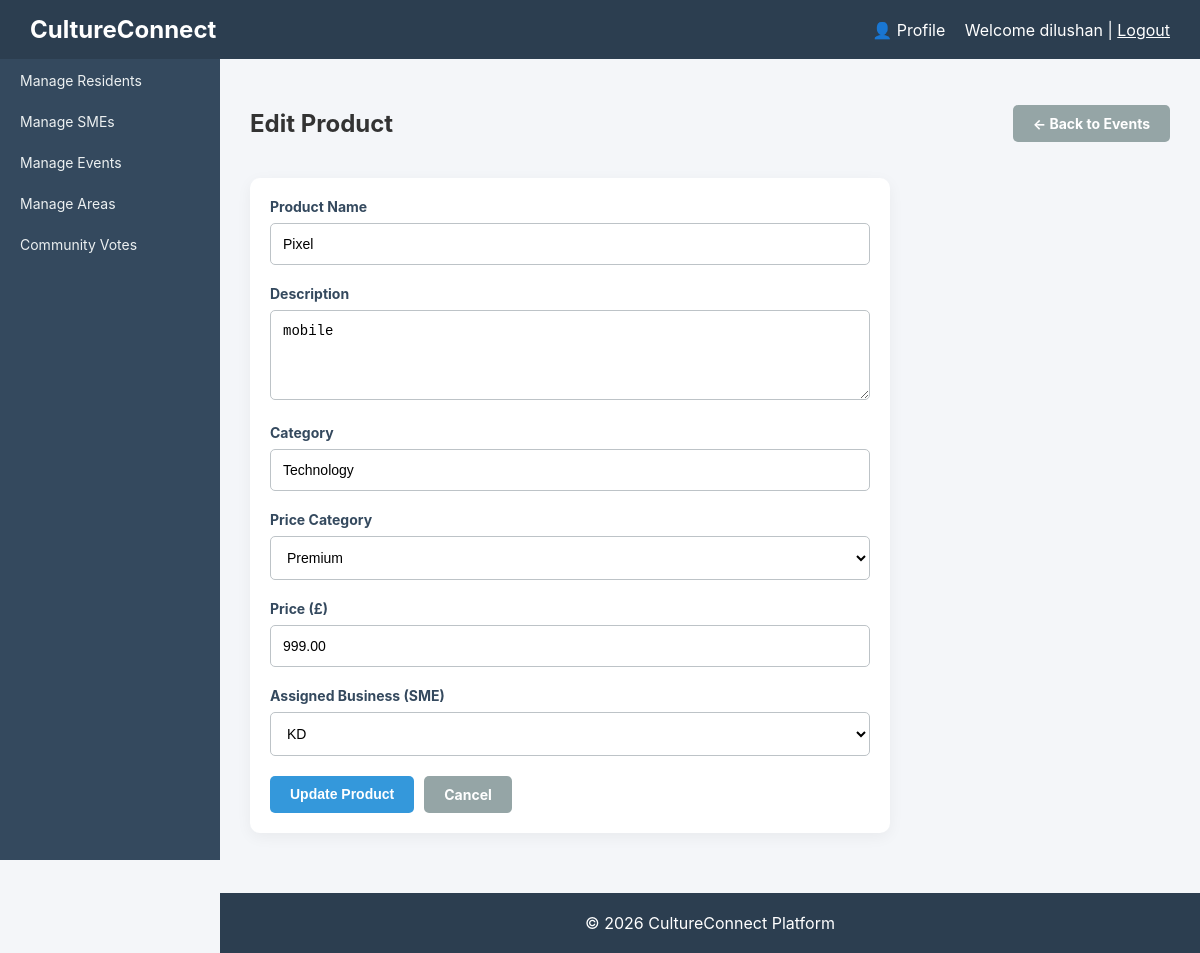
The page /products/edit?id=4 (signed in) on the database its author committed.
### tables this page shows
CREATE TABLE `products` (
  `id` int(11) NOT NULL,
  `sme_id` int(11) DEFAULT NULL,
  `name` varchar(150) DEFAULT NULL,
  `description` text DEFAULT NULL,
  `category` varchar(100) DEFAULT NULL,
  `price_category` enum('Affordable','Moderate','Premium') DEFAULT NULL,
  `price` decimal(10,2) DEFAULT NULL,
  `availability` tinyint(1) DEFAULT 1,
  `created_at` timestamp NOT NULL DEFAULT current_timestamp()
);

CREATE TABLE `smes` (
  `id` int(11) NOT NULL,
  `business_name` varchar(150) DEFAULT NULL,
  `contact_email` varchar(100) DEFAULT NULL,
  `phone` varchar(20) DEFAULT NULL,
  `portfolio_link` varchar(255) DEFAULT NULL,
  `created_at` timestamp NOT NULL DEFAULT current_timestamp()
);

### index.php (called while the page is built)
<?php
    require_once 'router.php';
?>

### models/Product.php (called while the page is built, shortened)
<?php
require_once $_SERVER['DOCUMENT_ROOT'] . '/cultureconnect/config/database.php';
class Product {
    private $conn;
    private $table_name = "products";
    public $id;
    public function __construct() {
        $database = new Database();
        $this->conn = $database->getConnection();
    }
    public function readOne() {
        $query = "SELECT * FROM " . $this->table_name . " WHERE id = :id LIMIT 1";
        $stmt = $this->conn->prepare($query);
        $stmt->bindParam(':id', $this->id);
        $stmt->execute();
        return $stmt;
    }
}
?>

### config/database.php (called while the page is built, shortened)
<?php
class Database {
    private $host = "localhost";
    private $db_name = "cultureconnect";
    private $username = "root";
    private $password = "";
    public function getConnection() {
        $this->conn = null;
        try {
            $this->conn = new PDO(
                "mysql:host=" . $this->host . ";dbname=" . $this->db_name,
                $this->username,
                $this->password
            );
            $this->conn->setAttribute(PDO::ATTR_ERRMODE, PDO::ERRMODE_EXCEPTION);
        } catch(PDOException $exception) {
            echo "Connection error: " . $exception->getMessage();
        }
        return $this->conn;
    }
}

### views/products/edit_product.php (the view, shortened to what this page needs)
<?php include($_SERVER['DOCUMENT_ROOT'] . '/cultureconnect/views/layouts/header.php'); ?>
<div class="content">
    <div class="flex-between mb-20">
        <h2>Edit Product</h2>
        <a href="/cultureconnect/events" class="btn btn-secondary">&larr; Back to Events</a>
    </div>
    <div class="activity max-width-600">
        <form method="POST" action="/cultureconnect/products/update">
            <div class="form-group">
                <label>Product Name</label>
                <input type="text" name="name" value="<?php echo htmlspecialchars($product['name']); ?>" required>
            </div>
            <div class="form-group">
                <label>Description</label>
                <textarea name="description" rows="4" required><?php echo htmlspecialchars($product['description']); ?></textarea>
            </div>
            <div class="form-group">
                <label>Category</label>
                <input type="text" name="category" value="<?php echo htmlspecialchars($product['category']); ?>" required>
            </div>
            <div class="form-group">
                <label>Price Category</label>
                <select name="price_category" required>
                    <option value="Premium" <?php if($product['price_category'] == 'Premium') echo 'selected'; ?>>Premium</option>
                </select>
            </div>
            <div class="form-group">
                <label>Price (£)</label>
                <input type="number" step="0.01" name="price" value="<?php echo htmlspecialchars($product['price']); ?>" required>
            </div>
            <?php if ($_SESSION['role'] === 'admin'): ?>
                <div class="form-group">
                    <label>Assigned Business (SME)</label>
                    <select name="sme_id" required>
                        <?php foreach($smes as $sme): ?>
                            <option value="<?php echo $sme['id']; ?>" <?php echo $product['sme_id'] == $sme['id'] ? 'selected' : ''; ?>>
                                <?php echo htmlspecialchars($sme['business_name']); ?>
                            </option>
                        <?php endforeach; ?>
                    </select>
                </div>
            <?php else: ?>
                <input type="hidden" name="sme_id" value="<?php echo $product['sme_id']; ?>">
            <?php endif; ?>
            <div class="flex-gap-10">
                <button type="submit" class="btn btn-primary">Update Product</button>
                <a href="/cultureconnect/events" class="btn btn-secondary">Cancel</a>
            </div>
        </form>
    </div>
</div>
<?php include($_SERVER['DOCUMENT_ROOT'] . '/cultureconnect/views/layouts/footer.php'); ?>

### assets/css/style.css (style rules this page uses)
body { margin: 0; font-family: 'Inter', Arial, Helvetica, sans-serif; background: #f4f6f9; color: #333; }
.content { margin-left: 220px; padding: 30px; min-height: calc(100vh - 60px); }
.form-group { margin-bottom: 20px; }
.form-group label { display: block; margin-bottom: 8px; color: #34495e; font-weight: bold; font-size: 14px; }
.form-group input, .form-group select, .form-group textarea { width: 100%; padding: 12px; border: 1px solid #bdc3c7; border-radius: 5px; box-sizing: border-box; font-size: 14px; transition: border-color 0.3s ease; background: white; }
.btn { display: inline-block; padding: 10px 20px; border-radius: 5px; text-decoration: none; font-weight: bold; cursor: pointer; border: none; transition: background 0.3s; font-size: 14px; text-align: center; }
.btn-primary { background: #3498db; color: white; }
.btn-secondary { background: #95a5a6; color: white; }
.max-width-600 { max-width: 600px; }
.activity { background: white; padding: 20px; border-radius: 10px; box-shadow: 0 4px 15px rgba(0,0,0,0.05); }
.mb-20 { margin-bottom: 20px; }
.flex-between { display: flex; justify-content: space-between; align-items: center; }
.flex-gap-10 { display: flex; gap: 10px; }

### rows shown on the page
products: name "Pixel", description "mobile", category "Technology", price_category "Premium", price "999.00", sme_id "KD"

### other values the page prints
$_SESSION['username'] "dilushan"
